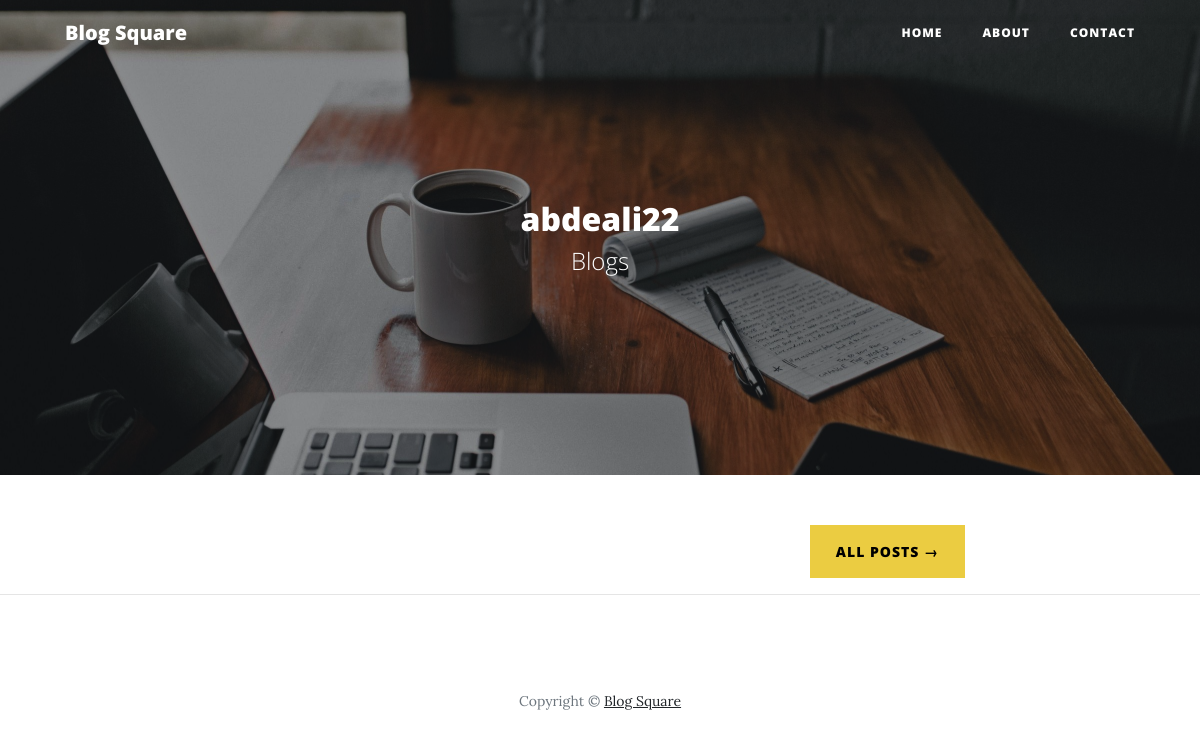
Page /blogapp/userBlogs/0 (signed in) on the earlier database version.
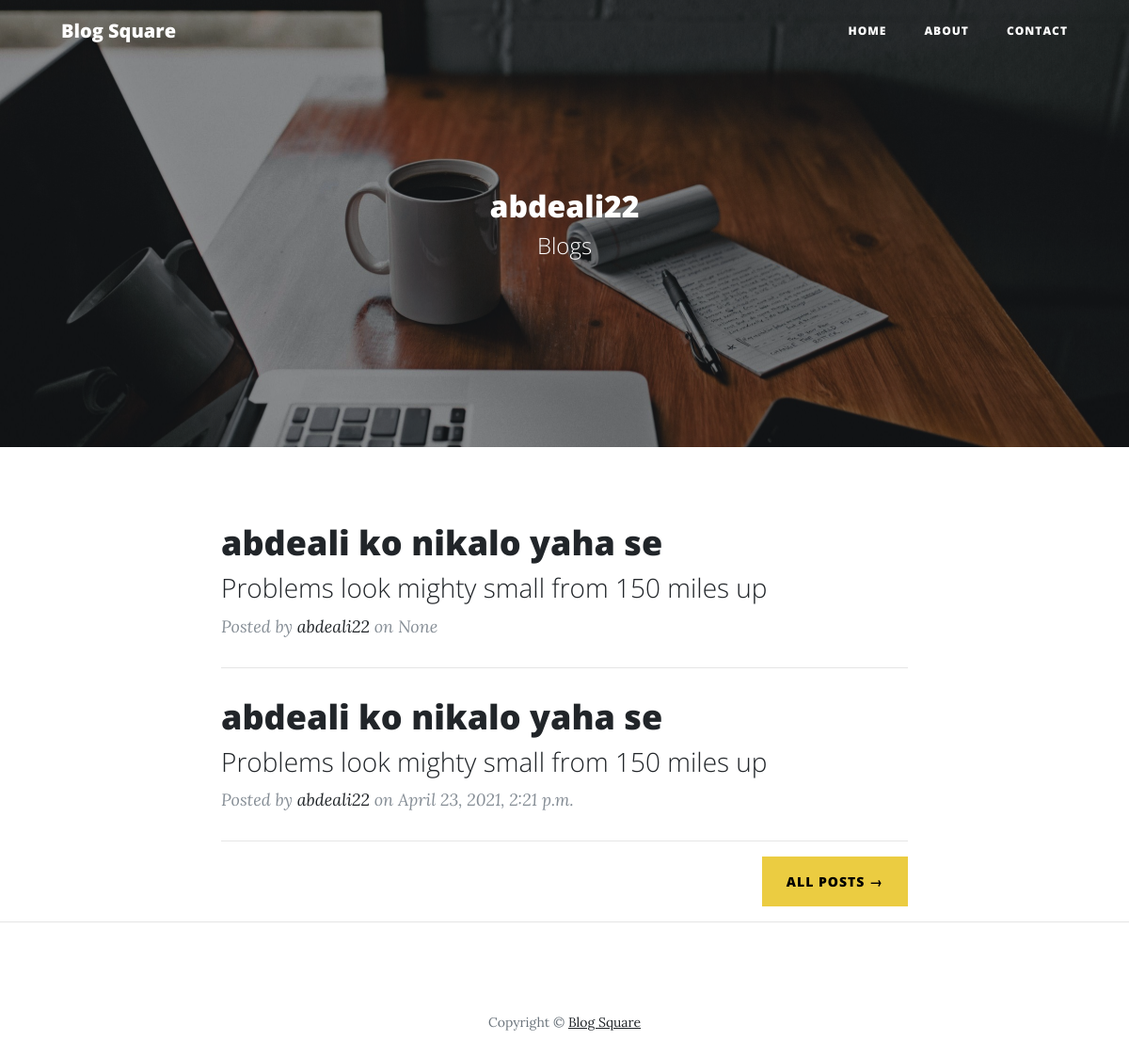
Same page on the later database version.
### blogapp/models.py (models this page shows, shortened)
class blog_article(models.Model):
    def upload_thumbnail(self,filename):
        return '/blog_thumbnails/filename'
    blog_id = models.IntegerField(auto_created=True)
    blog_title = models.CharField(max_length=100)
    blog_thumbnail = models.ImageField(upload_to=upload_thumbnail,default="img/blog-2.jpg")
    blog_creation_date = models.DateTimeField(auto_now_add=True)
    blog_category = models.CharField(max_length = 20)
    blog_tags = models.TextField(default="")
    num_of_comments = models.IntegerField(default=0)
    blog_views = models.IntegerField(default=0)
    blog_upvote = models.IntegerField(default=0)
    blog_downvote = models.IntegerField(default=0)
    blog_author = models.ForeignKey(userInfo,null = True,on_delete=models.SET_NULL)
    blog_content = models.TextField()
    @staticmethod
    def get_user_blogs(user):
        return blog_article.objects.filter(blog_author = user)

### blogMain/models.py (models this page shows, shortened)
class userInfo(models.Model):
    username = models.CharField(primary_key=True, max_length=50)
    email = models.EmailField(max_length=254)
    typeOf = models.CharField(max_length=50,default="")
    gender = models.CharField(max_length=50)
    categories = models.CharField(max_length=150)
    pic = models.ImageField(upload_to=user_directory_path1, height_field=None, width_field=None, max_length=None, default="userImages/defaultShow.jpg")
    fb = models.TextField(default="")
    insta = models.TextField(default="")
    city = models.CharField(max_length=50,default="")
    state = models.CharField(max_length=50,default="")
    postal = models.CharField(max_length=50,default="")
    about = models.TextField(default="")
    blogsViewed = models.IntegerField(default=0)
    blogsPublished = models.IntegerField(default=0)
    visitedSite = models.IntegerField(default=0)
    isFirstVisit = models.BooleanField(default=True)
    newUser = models.BooleanField(default=True)
    checkCode = models.CharField(max_length=12)
    date = models.DateTimeField(auto_now=False, auto_now_add=True)

### blogapp/views.py (the view)
# urls.py: path('userBlogs/<int:allposts>', views.userblogs_view, name = "userBlogs"),
def userblogs_view(request,allposts):
    userobj = get_user(request)
    if (len(userobj.username) == 0):
        return redirect("home")
    userobj = userInfo.objects.get(username=userobj.username)
    myblogs = blog_article.get_user_blogs(userobj)
    if allposts == 0 and len(myblogs) > 4:
        myblogs = myblogs[0:4]
    context = {
        "myblogs":myblogs,
        "allposts":allposts,
    }
    return render(request,"myPost.html",context)

### templates/myPost.html (shortened to what this page needs)
{% load static %}
<!DOCTYPE html>
<html lang="en">
<head>
  <link href={% static '/connect/vendor/bootstrap/css/bootstrap.min.css' %} rel="stylesheet">
  <link href={% static 'connect/vendor/fontawesome-free/css/all.min.css' %} rel="stylesheet" type="text/css">
  <link href={% static 'connect/css/clean-blog.min.css' %} rel="stylesheet">
</head>
<body>
  <nav class="navbar navbar-expand-lg navbar-light fixed-top" id="mainNav">
    <div class="container">
      <a class="navbar-brand" href="{%url 'home' %}">Blog Square</a>
      <div class="collapse navbar-collapse" id="navbarResponsive">
        <ul class="navbar-nav ml-auto">
          <li class="nav-item">
            <a class="nav-link" href="{%url 'home' %}">Home</a>
          </li>
          <li class="nav-item">
            <a class="nav-link" href="{%url 'about' %}">About</a>
          </li>
          <li class="nav-item">
            <a class="nav-link" href="{%url 'contact' %}">Contact</a>
          </li>
        </ul>
      </div>
    </div>
  </nav>
  <header class="masthead" style="background-image: url({% static '/img/myBlogs2.jpg' %})">
    <div class="overlay"></div>
    <div class="container">
      <div class="row">
        <div class="col-lg-8 col-md-10 mx-auto">
          <div class="site-heading">
            <h2>{{request.user}}</h2>
            <span class="subheading">Blogs</span>
          </div>
        </div>
      </div>
    </div>
  </header>
  <div class="container">
    <div class="row">
      <div class="col-lg-8 col-md-10 mx-auto">
        {%for blog in myblogs%}
          <div class="post-preview">
            <a href="{%url 'blog' blog.blog_id %}">
              <h2 class="post-title">
                {{blog.blog_title}}
              </h2>
              <h3 class="post-subtitle">
                Problems look mighty small from 150 miles up
              </h3>
            </a>
            <p class="post-meta">Posted by
              <a href="#">{{blog.blog_author.username}}</a>
              on {{blog.blog_creation_date}}</p>
          </div>
          <hr>
        {%endfor%}
        {%if not allposts %}
        <div class="clearfix">
          <a class="btn btn-primary float-right" href="{%url 'userBlogs' 1 %}" style = "color:black;">All Posts &rarr;</a>
        </div>
        {%else%}
        <div class="clearfix">
          <a class="btn btn-primary float-right" href="{%url 'userBlogs' 0 %}" style = "color:black;">Fewer Posts &rarr;</a>
        </div>
        {%endif%}
      </div>
    </div>
  </div>
  <hr>
  <footer>
    <div class="container">
      <div class="row">
        <div class="col-lg-8 col-md-10 mx-auto">
          <p class="copyright text-muted">Copyright &copy; <a href = "{%url 'home' %}">Blog Square</a></p>
        </div>
      </div>
    </div>
  </footer>
</body>
</html>

Differences in the rows shown:
added blog_article: blog_title "abdeali ko nikalo yaha se", blog_author.username "abdeali22", blog_creation_date "None"
added blog_article: blog_title "abdeali ko nikalo yaha se", blog_author.username "abdeali22", blog_creation_date "April 23, 2021, 2:21 p.m."
